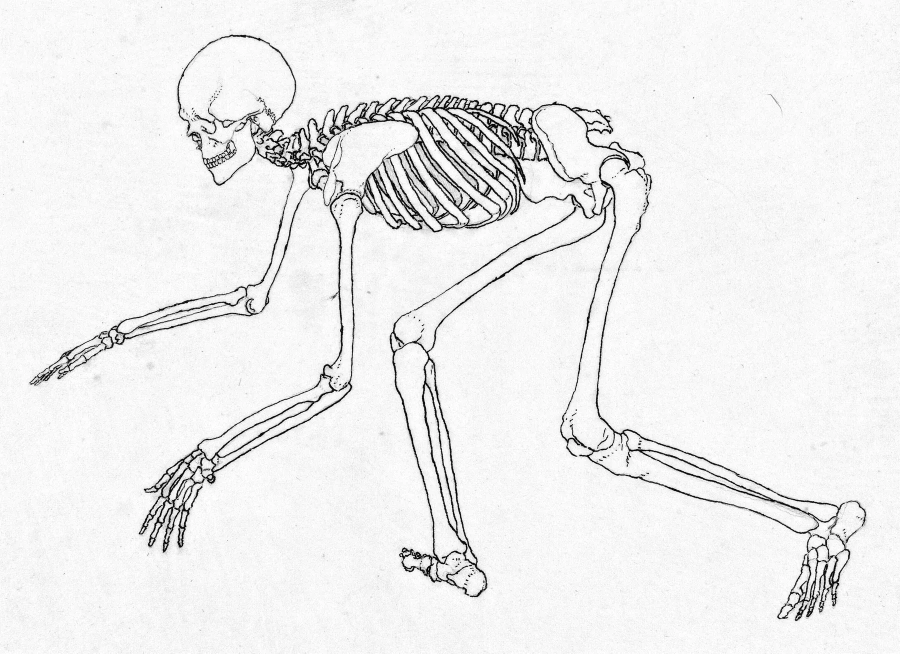
#> input picture images/clovek/kostra-na-ctyrech.webp, 1800 x 1307 px (shown at 1/2 size)
$ python build_na_ctyrech.py
#> lines starting #> are read from the running program, lines starting #| are printed output that depends on the picture; after the words box and inside, x2 and y2 are one past the last pixel; in counts of white or black regions, pixels touching at a corner belong together
### tools/hotspots/clovek/common.py
# Shared by build_*.py: rough hand polygons (read from gridded crops) are tightened to the ink silhouette of the
# drawing (sil.py), widened again for taps but only inside their own rough polygon, and carved in priority order
# with tools/hotspots/smysly/shapes.py (no overlaps, no holes). Writes hs_<fig>.json and an overlay ov_<fig>.png.
import os, sys, json, numpy as np, cv2
from shapely.geometry import Polygon, MultiPolygon, Point
from shapely.ops import unary_union
from PIL import Image, ImageDraw
HERE = os.path.dirname(os.path.abspath(__file__)); ROOT = os.path.abspath(os.path.join(HERE, "..", "..", ".."))
sys.path.insert(0, os.path.join(HERE, "..", "smysly"))
from shapes import finalize

P = lambda pts: Polygon(pts).buffer(0)
def U(*ps): return unary_union([p if hasattr(p, "area") else P(p) for p in ps])
def circle(x, y, r): return Point(x, y).buffer(r, 24)

def _mask(g, w, h):
    m = np.zeros((h, w), np.uint8)
    for p in (g.geoms if hasattr(g, "geoms") else [g]):
        if p.is_empty: continue
        cv2.fillPoly(m, [np.array(p.exterior.coords, np.int32)], 255)
        for i in p.interiors: cv2.fillPoly(m, [np.array(i.coords, np.int32)], 0)
    return m

def _poly(m):
    cs, hier = cv2.findContours(m, cv2.RETR_CCOMP, cv2.CHAIN_APPROX_SIMPLE)
    out = []
    if hier is None: return Polygon()
    for i, c in enumerate(cs):
        if hier[0][i][3] != -1 or len(c) < 3: continue
        holes = [cs[j][:, 0, :] for j in range(len(cs)) if hier[0][j][3] == i and len(cs[j]) >= 3]
        out.append(Polygon(c[:, 0, :], holes).buffer(0))
    return unary_union(out)

def build(fig, image, layers, sil=None, fills=(), widen=10, raw=()):
    """layers: {layer: (order, {id: rough geometry})}. sil: silhouette png name or None (use the rough shapes).
    fills: geometries added to the silhouette where the ink outline leaks. raw: ids that skip the silhouette."""
#> called with fig = 'na-ctyrech', image = 'images/clovek/kostra-na-ctyrech.webp', sil = 'sil_kostra-na-ctyrech.png', widen = 10
    im = Image.open(os.path.join(ROOT, image)).convert("RGBA"); w, h = im.size
#> after `w, h = im.size`: w = 1800; h = 1307
    S = None
    if sil:
        S = cv2.imread(os.path.join(HERE, sil), cv2.IMREAD_GRAYSCALE)
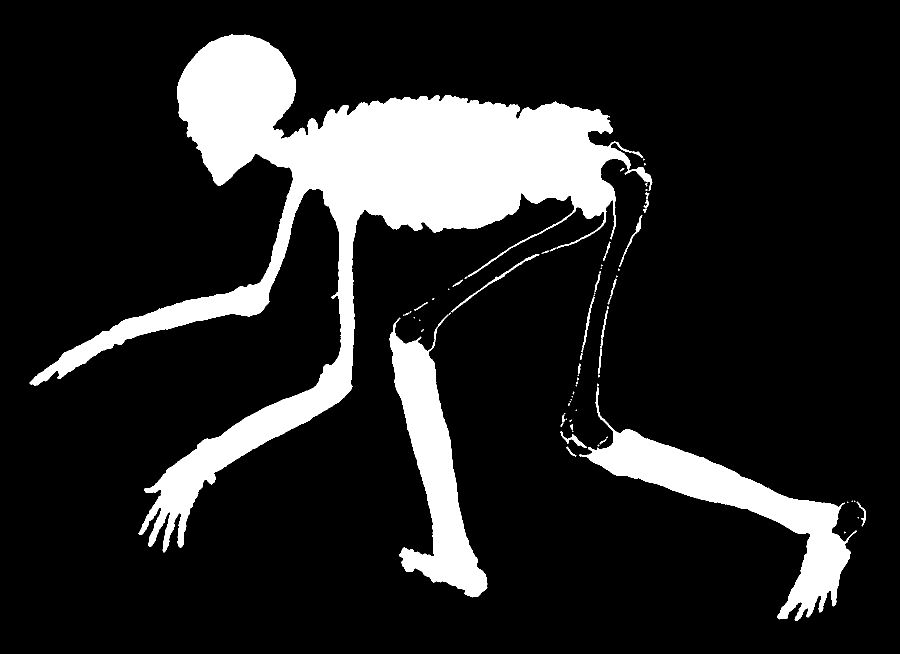
#> input picture tools/hotspots/clovek/sil_kostra-na-ctyrech.png, 1800 x 1307 px (shown at 1/2 size)
#> S: shape (1307, 1800); 14.8% white; 67 white regions (42 under 20 px), largest, box (x1, y1, x2, y2) and area: (59, 69, 1305, 1105) 255947, (1158, 774, 1714, 1242) 48294, (779, 635, 975, 1195) 40460
        for f in fills: S = np.maximum(S, _mask(f, w, h))
#> this loop made 2 passes
#> pass 1, in build, `for f in fills: S = np.maximum(S, _mask(f, w, h))`:
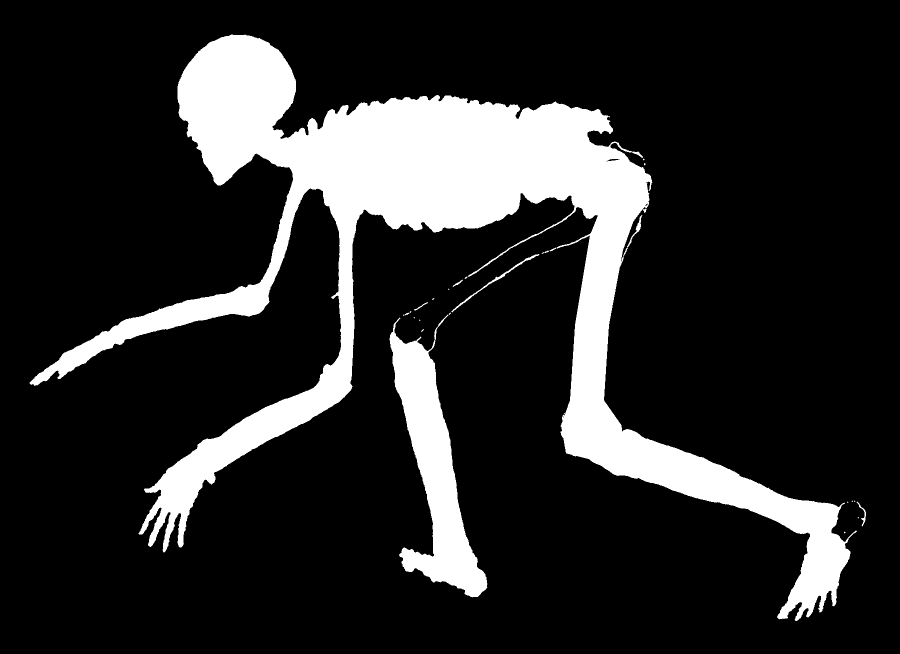
#> S: shape (1307, 1800) (shown at 1/2 size); 16.6% white; 24 white regions (15 under 20 px), largest, box (x1, y1, x2, y2) and area: (59, 69, 1714, 1242) 347795, (779, 635, 975, 1195) 40460, (903, 508, 1079, 625) 752
#> pass 2, in build, `for f in fills: S = np.maximum(S, _mask(f, w, h))`:
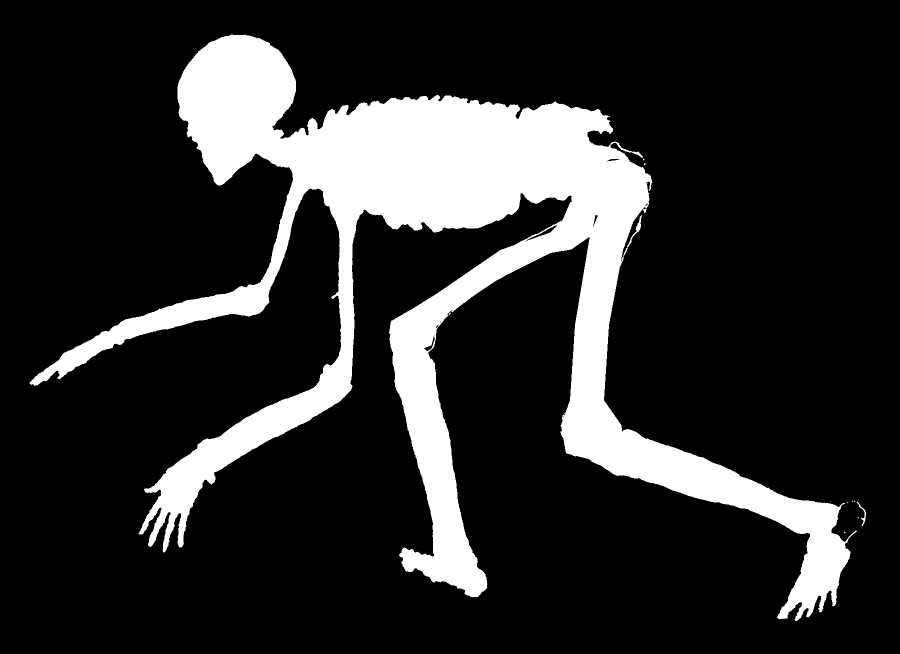
#> S: shape (1307, 1800) (shown at 1/2 size); 17.5% white; 10 white regions (8 under 20 px), largest, box (x1, y1, x2, y2) and area: (59, 69, 1714, 1242) 410970, (1713, 1003, 1732, 1053) 171
    k = cv2.getStructuringElement(cv2.MORPH_ELLIPSE, (2 * widen + 1, 2 * widen + 1))
    res = {}
    for layer, (order, shapes) in layers.items():
        tight = {}
        for i in order:
            g = shapes[i]
            if S is not None and i not in raw:
                r = _mask(g, w, h); t = cv2.bitwise_and(r, S)
                t = cv2.bitwise_and(cv2.dilate(t, k), r)
                g = _poly(t)
            tight[i] = g
        res[layer] = finalize(tight, order)
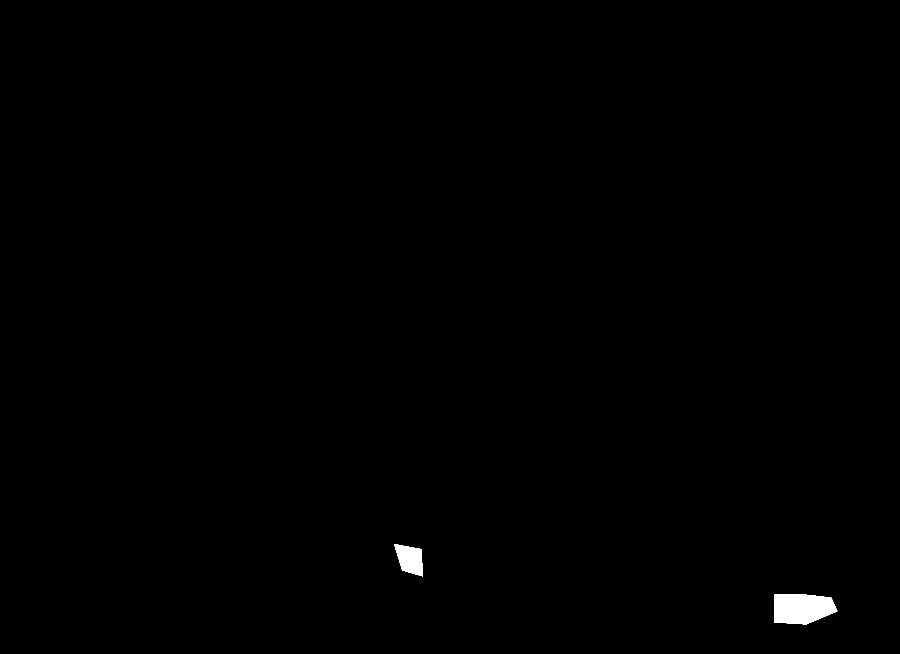
#> r: shape (1307, 1800) (shown at 1/2 size); 0.38% white; 2 white regions, box (x1, y1, x2, y2) and area: (1548, 1188, 1675, 1249) 6324, (788, 1088, 846, 1153) 2513
#> t: shape (1307, 1800); 0.34% white; 2 white regions, box (x1, y1, x2, y2) and area: (1548, 1188, 1674, 1248) 5613, (792, 1090, 846, 1153) 2450
#> after the loop, res = 2 items
    json.dump(res, open(os.path.join(HERE, f"hs_{fig}.json"), "w"))
    cols = [(220,40,40),(40,120,220),(30,160,60),(200,120,0),(150,40,200),(0,170,170),(230,0,130),(120,120,0),(90,60,30),(0,90,160)]
    for layer, items in res.items():
        ov = Image.new("RGBA", im.size); d = ImageDraw.Draw(ov)
        for n, (i, ps) in enumerate(items.items()):
            c = cols[n % len(cols)]
            for p in ps:
                d.polygon([tuple(q) for q in p], fill=c + (80,), outline=c + (255,))
            if ps:
                cx, cy = Polygon(max(ps, key=lambda p: Polygon(p).area)).representative_point().coords[0]
                d.text((cx - 20, cy - 5), i, fill=(0, 0, 0, 255))
        Image.alpha_composite(im, ov).convert("RGB").save(os.path.join(HERE, f"ov_{fig}_{layer}.png"))
        print(fig, layer, {i: len(ps) for i, ps in items.items() if True})
        missing = [i for i, ps in items.items() if not ps]
        if missing: print("  EMPTY:", missing)
#> this loop made 2 passes
#> layer on passes 1 to 2: 'kosti', 'klouby'
#> (printed output is left out)
#> pass 1, in build, `Image.alpha_composite(im, ov).convert("RGB").save(os.path.join(HERE, f..`:
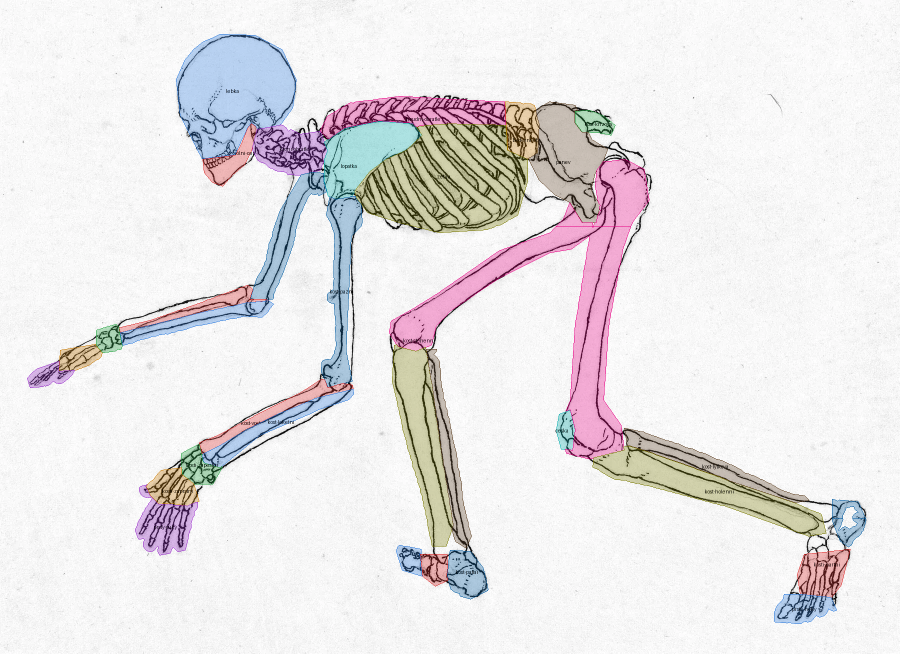
#> saved as ov_na-ctyrech_kosti.png: PIL image 1800x1307 RGB (shown at 1/2 size); mean R, G, B 232.4, 229.9, 231.2
#> pass 2, in build, `Image.alpha_composite(im, ov).convert("RGB").save(os.path.join(HERE, f..`:
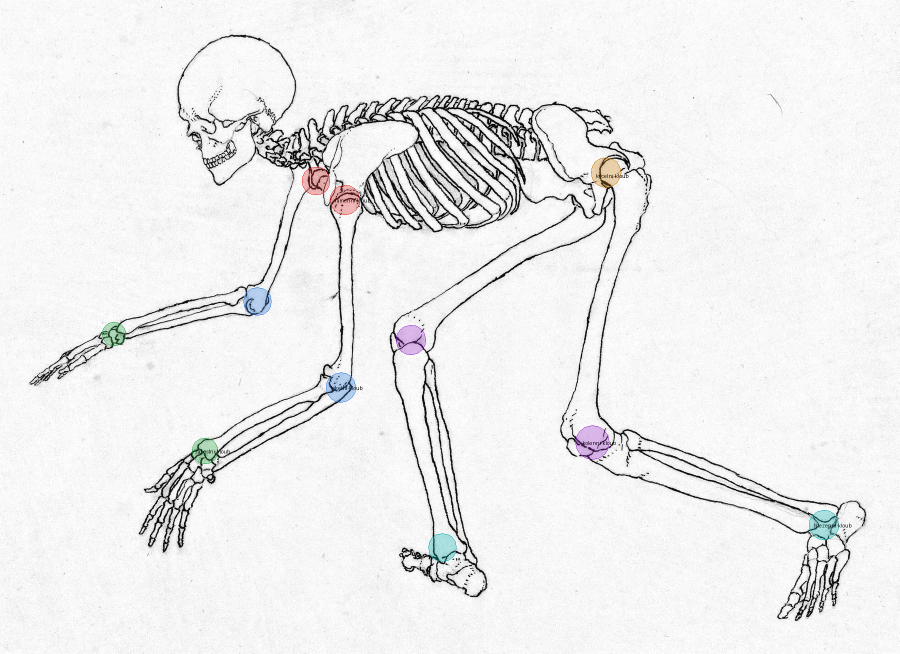
#> saved as ov_na-ctyrech_klouby.png: PIL image 1800x1307 RGB (shown at 1/2 size); mean R, G, B 237.4, 237.3, 237.5
#> after the loop:
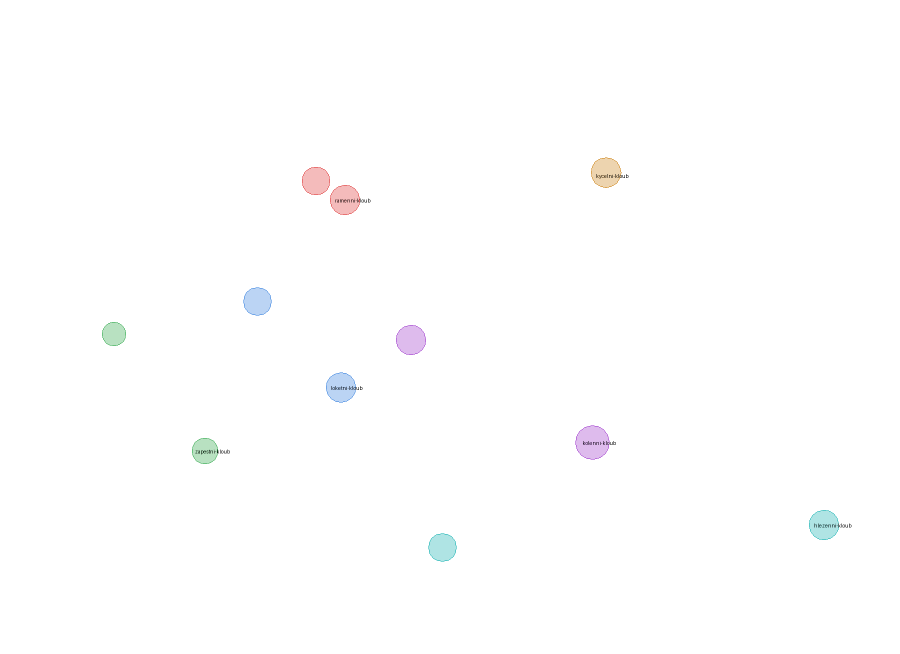
#> ov: PIL image 1800x1307 RGBA (shown at 1/2 size); mean R, G, B, A 1.3, 1.2, 1.6, 1.2; transparent parts drawn white
    return res

### tools/hotspots/smysly/shapes.py
# Shared by build*.py: turns the hotspot shapes into plain polygon lists for data/hotspots-kostra.js.
# Shapes are simplified, snapped to a 0.1 px grid and cut against the ones already placed (in priority
# order), so neighbouring hotspots never overlap after rounding. The atlas draws plain polygons,
# so a ring-shaped part is cut through each hole.
import shapely
from shapely.geometry import Polygon, LineString
from shapely.ops import split

GRID = 0.1
def _polys(g):
    if g.is_empty: return []
    if g.geom_type == "Polygon": return [g]
    return [q for p in getattr(g, "geoms", []) for q in _polys(p)]

def _dehole(p):
    if not p.interiors: return [p]
    cx, cy = p.interiors[0].centroid.coords[0]; x0, y0, x1, y1 = p.bounds
    return [q for g in split(p, LineString([(x0 - 1, cy), (x1 + 1, cy)])).geoms for q in _dehole(g)]

def finalize(shapes, order, tol=0.8, min_area=80):
    out = {}; taken = Polygon()
    for k in order:
        g = shapely.set_precision(shapes[k].simplify(tol).buffer(0), GRID)
        g = shapely.set_precision(g.difference(taken), GRID)
        g = shapely.set_precision(g.buffer(-0.3, join_style=2).buffer(0.3, join_style=2).intersection(g), GRID)   # open pinch points
        pieces = [shapely.set_precision(q, GRID) for p in _polys(g) for q in _dehole(p)]
        rings = []
        for q in pieces:
            for f in _polys(q):
                if f.area <= min_area: continue
                rings.append([[round(x, 1), round(y, 1)] for x, y in list(f.exterior.coords)[:-1]])
        out[k] = rings
        taken = shapely.set_precision(shapely.union_all([taken, g]), GRID)
    # second pass on the final outlines: later items give way to earlier ones
    placed = Polygon(); final = {}
    for k in order:
        rings = []
        for r in out[k]:
            for f in _polys(Polygon(r).difference(placed.buffer(0.15, join_style=2))):   # 0.15 px gap: no slivers after rounding
                if f.area <= min_area: continue
                rr = [[round(x, 1), round(y, 1)] for x, y in list(f.exterior.coords)[:-1]]
                if Polygon(rr).is_valid: rings.append(rr)
        final[k] = rings
        placed = shapely.union_all([placed] + [Polygon(r) for r in rings])
    return final

### tools/hotspots/clovek/build_na_ctyrech.py
# Human skeleton on all fours (Stubbs, kostra-na-ctyrech.webp, 1800 x 1307). Head left; near limbs and far limbs.
from common import *
from shapely.geometry import LineString
from shapely.ops import split

def cut(poly, line_pts, side):
    """Split a rough polygon by a polyline; side 'a' = the piece containing the first part listed by the caller."""
    pcs = list(split(poly, LineString(line_pts)).geoms)
    pcs.sort(key=lambda g: g.centroid.y)
    return pcs[0] if side == "upper" else pcs[-1]

K = {}
K["dolni-celist"] = P([(405,318),(470,310),(480,292),(492,262),(502,246),(514,256),(503,300),(488,330),(462,352),(445,372),(424,364),(408,345)])
K["lebka"] = P([(352,160),(380,95),(440,68),(510,70),(565,100),(592,160),(585,215),(560,250),(515,258),(500,248),(490,265),(478,292),(470,310),(405,318),(395,300),(380,270),(360,230)])
K["krcni-obratle"] = P([(505,262),(530,248),(565,250),(600,268),(640,262),(655,300),(640,340),(600,350),(555,348),(520,330),(505,300)])
K["hrudni-obratle"] = P([(640,262),(655,232),(700,205),(800,192),(900,198),(1010,203),(1012,250),(900,247),(830,252),(760,248),(700,260),(660,282)])
K["bederni-obratle"] = P([(1010,203),(1068,208),(1078,250),(1075,305),(1055,318),(1015,300),(1012,250)])
K["kost-krizova"] = P([(1150,222),(1178,220),(1208,232),(1230,250),(1222,270),(1195,265),(1165,264),(1150,245)])
K["lopatka"] = P([(648,285),(690,256),(760,242),(826,247),(844,270),(812,300),(772,318),(737,345),(714,375),(703,393),(672,398),(656,392),(648,360)])
K["zebra"] = P([(705,360),(725,330),(780,300),(830,255),(900,242),(1012,250),(1055,300),(1055,360),(1035,430),(985,458),(880,465),(800,445),(735,425),(712,395)])
K["panev"] = P([(1065,225),(1098,203),(1150,210),(1165,240),(1185,280),(1215,298),(1205,325),(1190,345),(1182,380),(1200,410),(1192,445),(1165,445),(1140,405),(1108,388),(1078,360),(1058,320),(1055,270)])
# arms: near (right of the picture) and far
hum_near = P([(660,392),(722,392),(724,450),(702,472),(692,700),(704,762),(656,775),(642,742),(664,472),(652,432)])
hum_far = P([(608,342),(658,348),(662,380),(628,395),(600,450),(560,560),(545,598),(500,598),(512,560),(560,420)])
K["kost-pazni"] = U(hum_near, hum_far)
fa_near = P([(640,758),(705,770),(708,795),(640,818),(520,870),(440,935),(408,925),(398,885),(440,868),(520,825),(600,785)])
fa_far = P([(495,570),(520,590),(552,612),(540,635),(490,632),(400,650),(300,680),(245,690),(238,655),(300,640),(400,605)])
mid_near = [(720,775),(632,796),(550,830),(500,855),(440,890),(395,915)]
mid_far = [(560,600),(495,605),(400,625),(300,650),(230,668)]
K["kost-vretenni"] = U(cut(fa_near, mid_near, "upper"), cut(fa_far, mid_far, "upper"))
K["kost-loketni"] = U(cut(fa_near, mid_near, "lower"), cut(fa_far, mid_far, "lower"))
K["kosti-zapestni"] = U(P([(362,905),(400,888),(432,900),(444,935),(425,968),(388,968),(364,948)]),
                        P([(192,660),(232,648),(250,668),(242,700),(205,705),(192,690)]))
K["kosti-zaprstni"] = U(P([(292,972),(322,940),(364,935),(388,968),(398,1002),(372,1012),(340,1006),(318,1008),(300,990)]),
                        P([(120,700),(192,688),(205,705),(198,722),(150,740),(118,742)]))
K["prsty-ruky"] = U(P([(270,975),(300,968),(318,1008),(372,1012),(398,1002),(380,1060),(370,1100),(320,1110),(285,1100),(270,1060)]),
                    P([(50,745),(118,722),(150,740),(130,768),(60,775)]))
fem_near = P([(1195,325),(1250,318),(1288,338),(1298,400),(1266,442),(1245,500),(1217,650),(1207,800),(1242,850),(1248,900),(1180,918),(1132,906),(1122,850),(1140,800),(1150,650),(1180,470),(1200,420),(1190,370)])
fem_far = P([(782,642),(830,614),(875,586),(1000,500),(1100,465),(1126,438),(1140,405),(1165,392),(1192,418),(1182,470),(1142,498),(1100,505),(1000,555),(900,622),(872,652),(862,690),(830,702),(795,692),(778,665)])
K["kost-stehenni"] = U(fem_near, fem_far)
K["ceska"] = U(P([(1118,828),(1140,820),(1150,860),(1145,900),(1122,898),(1112,860)]))
K["kost-holenni"] = U(P([(788,690),(850,688),(862,760),(882,900),(906,1050),(892,1092),(864,1092),(845,1000),(810,880),(784,760)]),
                      P([(1190,900),(1258,892),(1300,905),(1450,958),(1590,1006),(1642,1028),(1652,1066),(1618,1072),(1450,1012),(1300,972),(1228,958),(1185,935)]))
K["kost-lytkova"] = U(P([(850,698),(878,698),(882,760),(906,880),(948,1060),(932,1097),(910,1082),(880,960),(855,840),(844,760)]),
                      P([(1248,856),(1300,866),(1450,922),(1600,982),(1618,1000),(1580,1008),(1450,958),(1300,906),(1255,897)]))
K["kost-patni"] = U(P([(900,1100),(940,1102),(966,1135),(976,1180),(942,1198),(904,1188),(894,1150)]),
                    P([(1664,998),(1716,1003),(1732,1040),(1722,1076),(1700,1096),(1680,1082),(1664,1040)]))
K["kosti-nartni"] = U(P([(840,1108),(894,1108),(898,1160),(870,1172),(845,1152)]),
                      P([(1608,1108),(1700,1098),(1682,1170),(1662,1195),(1600,1188),(1594,1150)]))
K["prsty-nohy"] = U(P([(788,1088),(842,1098),(845,1152),(804,1140)]),
                    P([(1548,1188),(1600,1188),(1662,1195),(1674,1222),(1612,1248),(1548,1244)]))
ORDER = ["dolni-celist","lebka","kost-krizova","bederni-obratle","krcni-obratle","lopatka","hrudni-obratle","zebra","panev",
         "kost-pazni","kost-vretenni","kost-loketni","kosti-zapestni","kosti-zaprstni","prsty-ruky",
         "ceska","kost-stehenni","kost-holenni","kost-lytkova","kost-patni","kosti-nartni","prsty-nohy"]
J = {"ramenni-kloub": U(circle(690,400,30), circle(632,362,28)), "loketni-kloub": U(circle(682,775,30), circle(515,603,28)),
     "zapestni-kloub": U(circle(410,902,26), circle(228,668,24)), "kycelni-kloub": U(circle(1212,345,30)),
     "kolenni-kloub": U(circle(1185,885,34), circle(822,680,30)), "hlezenni-kloub": U(circle(1648,1050,30), circle(885,1095,28))}
build("na-ctyrech", "images/clovek/kostra-na-ctyrech.webp",
      {"kosti": (ORDER, K), "klouby": (list(J), J)}, sil="sil_kostra-na-ctyrech.png", fills=[fem_near, fem_far], raw=set(J))
